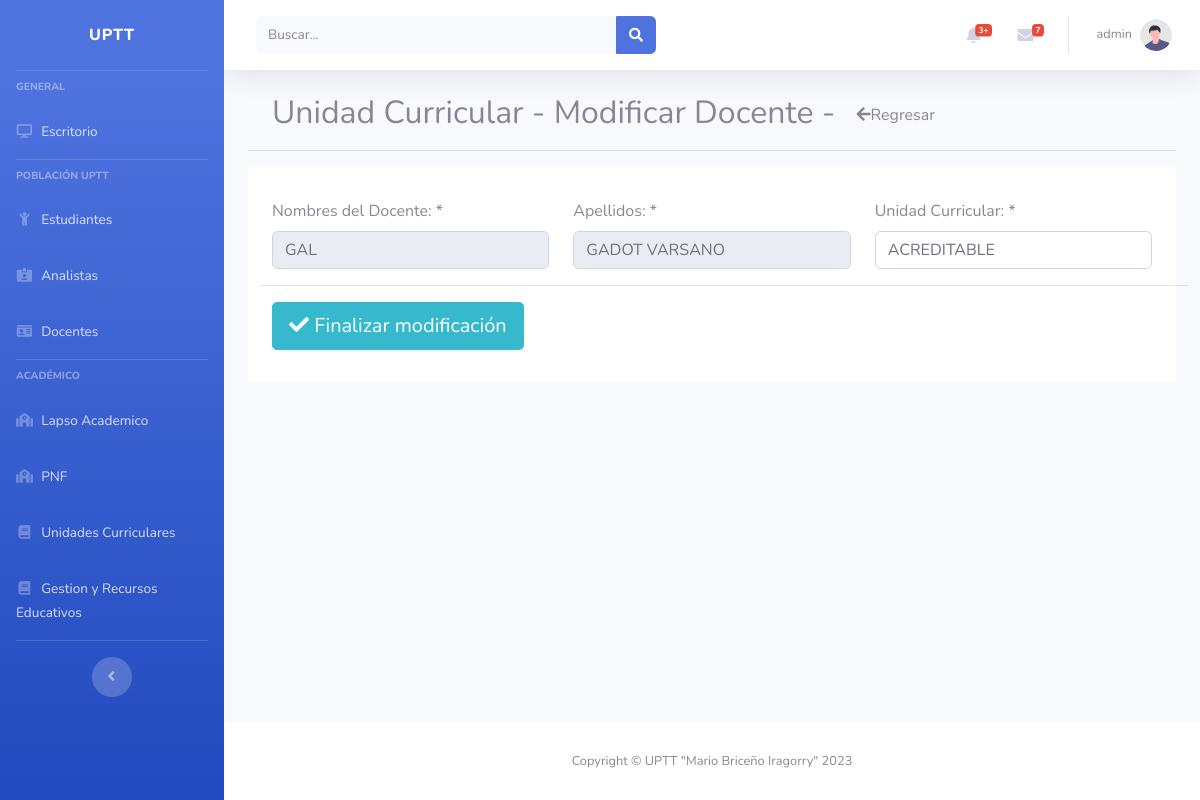
Page /?route=subjectsTeachers&method=edit&id=1 (signed in) on the committed database.
### tables this page shows
CREATE TABLE `unidad_curricular_has_docentes` (
  `r_id` int(11) NOT NULL,
  `unidad_curricular_id` int(11) DEFAULT NULL,
  `docentes_id` int(11) DEFAULT NULL
);

CREATE TABLE `docentes` (
  `id` int(11) NOT NULL,
  `codigo` varchar(255) DEFAULT NULL,
  `cedula` varchar(255) DEFAULT NULL,
  `apellidos` varchar(255) DEFAULT NULL,
  `nombres` varchar(255) DEFAULT NULL,
  `sexo_id` int(11) DEFAULT NULL,
  `fecha_nacimiento` varchar(255) DEFAULT NULL,
  `telefono_movil` varchar(255) DEFAULT NULL,
  `email` varchar(255) DEFAULT NULL,
  `linea_investigacion` varchar(255) DEFAULT NULL,
  `delegado_id` int(11) DEFAULT NULL,
  `cargo_coordinacion_id` int(11) DEFAULT NULL,
  `condicion_id` int(11) DEFAULT NULL,
  `dedicacion_id` int(11) DEFAULT NULL,
  `docente_categoria_id` int(11) DEFAULT NULL,
  `modalidad_id` int(11) DEFAULT NULL,
  `rol_id` int(11) DEFAULT NULL
);

CREATE TABLE `unidad_curricular` (
  `id` int(11) NOT NULL,
  `descripcion` varchar(255) DEFAULT NULL
);

### app/controllers/relations/teachers/subjectsTeachersController.php (called while the page is built, shortened)
<?php
require_once($_SERVER['DOCUMENT_ROOT']."/php/uptt-project/app/models/relations/teachers/subjectsTeachers.php");
class SubjectsTeachersController{
    private $model;
    public function __construct()
    {
        $this->model = new SubjectsTeachers();
    }
    public function edit($id)
    {
        $rows = $this->model->show($id);
        include('app/views/subjects_folder/relations_teachers/edit.php');
    }
}

### app/db/db.php (called while the page is built)
<?php
class BDConexion{
    private $host = "localhost";
    private $user = "root";
    private $pass = "";
    private $db = "uptt";
    public function __construct(){
        try {
            $pdo = new PDO("mysql:host=$this->host;dbname=$this->db", $this->user, $this->pass);
            $pdo->setAttribute(PDO::ATTR_ERRMODE, PDO::ERRMODE_EXCEPTION);
            return $pdo;
        } catch (PDOException $e) {
            echo "La conexión ha fallado: " . $e->getMessage();
        }
    }
}

### app/models/relations/teachers/subjectsTeachers.php (called while the page is built, shortened)
<?php
require_once($_SERVER['DOCUMENT_ROOT']."/php/uptt-project/app/db/db.php");
class SubjectsTeachers extends BDConexion{
    public $conn;
    public function __construct(){
        $this->conn = parent::__construct();
    }
    public function show($id){
        $data = "";
        $sql = "SELECT * FROM unidad_curricular_has_docentes
                INNER JOIN docentes ON unidad_curricular_has_docentes.docentes_id=docentes.id
                INNER JOIN unidad_curricular ON unidad_curricular_has_docentes.unidad_curricular_id=unidad_curricular.id
                WHERE r_id = :r_id";
        $pdo = $this->conn->prepare($sql);
        $pdo->bindParam(':r_id', $id);
        if($pdo->execute()){
            if($pdo->rowCount() > 0){
                $data = $pdo->fetch(PDO::FETCH_ASSOC);
            }else{
                $data[] = ['message' => "Not Data", 'status' => "null"];
            }
            return $data;
        }
    }
}

### app/views/subjects_folder/relations_teachers/edit.php (the view, shortened to what this page needs)
<?php include($_SERVER['DOCUMENT_ROOT']."/php/uptt-project/app/views/partials/header.php");?>
<section class="container">
	<h2>Unidad Curricular - Modificar Docente -
		<a href="?route=subjectsTeachers&method=index" class="btn">
			<i class="fa fa-arrow-left"></i>Regresar</a>
	</h2>
</section>
<hr>
<section class="container p-4 bg-white">
	<form class="row g-3" action="?route=subjectsTeachers&method=update" method="POST">
		<div class="col-md-4 my-2">
			<label for="nombres">Nombres del Docente: * </label>
			<input type="text" name="nombres" id="nombres" class="form-control" readonly value="<?php echo $rows['nombres']; ?>">
		</div>
		<div class="col-md-4 my-2">
			<label for="apellidos">Apellidos: * </label>
			<input type="text" name="apellidos" id="apellidos" class="form-control" readonly value="<?php echo $rows['apellidos']; ?>">
		</div>
		<div class="col-md-4 my-2">
			<label for="descripcion">Unidad Curricular: * </label>
			<input type="text" name="descripcion" id="descripcion" class="form-control" required value="<?php echo $rows['descripcion']; ?>">
		</div>
		<hr class="col-12 my-2">
		<div class="col-md-4 my-2">
			<button type="submit" class="btn btn-info btn-lg"><i class="fa fa-check"></i> Finalizar modificación</button>
		</div>
	</form>
</section>
<?php include($_SERVER['DOCUMENT_ROOT']."/php/uptt-project/app/views/partials/footer.php");?>

### rows in the picture
unidad_curricular_has_docentes: nombres "GAL", apellidos "GADOT VARSANO", descripcion "ACREDITABLE"

### other values in the picture
$_SESSION['row_count_0']['username'] "admin"
